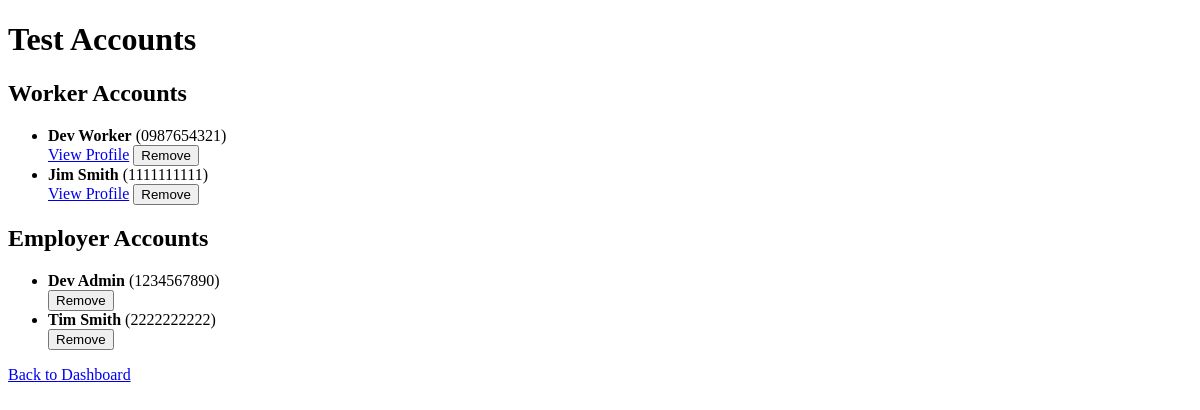
The page /developer/test_accounts (signed in) on the database as committed earlier.
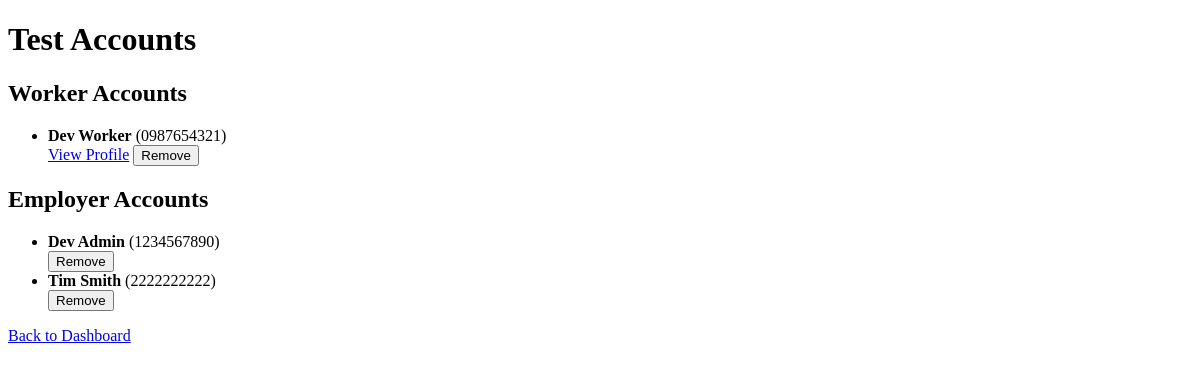
The same page on the database as committed later.
### app/models/worker.py (models this page shows, shortened)
class Worker(db.Model):
    __tablename__ = 'workers'
    id = db.Column(db.Integer, primary_key=True)
    profile_picture = db.Column(db.String(200))
    name = db.Column(db.String(100), nullable=False)
    phone_number = db.Column(db.String(15), unique=True, nullable=False)
    password = db.Column(db.String(200), nullable=False)
    zip_code = db.Column(db.String(10), nullable=False)
    travel_distance = db.Column(db.Integer, nullable=False)
    user_role = db.Column(db.String(50), default='regular')
    about_me = db.Column(db.Text, nullable=True)
    job_postings = db.relationship('JobPosting', back_populates='worker')
    contracts = db.relationship('Contract', back_populates='worker')
    skills = db.relationship('Skill', back_populates='worker')  # Add this line

### app/models/employer.py (models this page shows, shortened)
class Employer(db.Model):
    __tablename__ = 'employers'
    id = db.Column(db.Integer, primary_key=True)
    name = db.Column(db.String(100), nullable=False)
    phone_number = db.Column(db.String(15), unique=True, nullable=False)
    password = db.Column(db.String(200), nullable=False)
    user_role = db.Column(db.String(50), default='regular')  # Added role field
    job_postings = relationship('JobPosting', back_populates='employer')
    contracts = relationship('Contract', back_populates='employer')

### app/routes/developer_routes.py (the view)
@developer_bp.route('/test_accounts')
def view_test_accounts():
    if session.get('role') != 'developer':
        abort(403)
    workers = Worker.query.filter_by(user_role='developer').all()
    employers = Employer.query.filter_by(user_role='developer').all()
    return render_template('test_accounts.html', workers=workers, employers=employers)

### app/templates/test_accounts.html (shortened to what this page needs)
<!DOCTYPE html>
<html lang="en">
<head>
</head>
<body>
    <h1>Test Accounts</h1>
    <h2>Worker Accounts</h2>
    <ul>
        {% for worker in workers %}
            <li>
                <strong>{{ worker.name }}</strong> ({{ worker.phone_number }})
                <br>
                <a href="{{ url_for('worker.worker_profile', worker_id=worker.id) }}">View Profile</a>
                <form method="POST" action="{{ url_for('developer.remove_account', account_id=worker.id, account_type='worker') }}" style="display:inline;">
                    <button type="submit">Remove</button>
                </form>
            </li>
        {% endfor %}
    </ul>
    <h2>Employer Accounts</h2>
    <ul>
        {% for employer in employers %}
            <li>
                <strong>{{ employer.name }}</strong> ({{ employer.phone_number }})
                <br>
                <form method="POST" action="{{ url_for('developer.remove_account', account_id=employer.id, account_type='employer') }}" style="display:inline;">
                    <button type="submit">Remove</button>
                </form>
            </li>
        {% endfor %}
    </ul>
    <a href="{{ url_for('developer.dashboard') }}">Back to Dashboard</a>
</body>
</html>

Rows that differ between the two databases and show on the page:
no longer on this page (row edited): Worker: name "Jim Smith", phone_number "1111111111"
